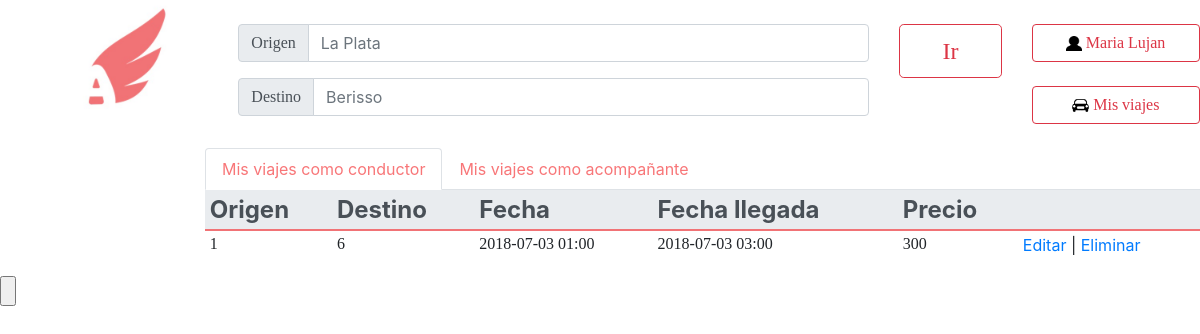
Before: /MisViajes.php (signed in) with the older database file.
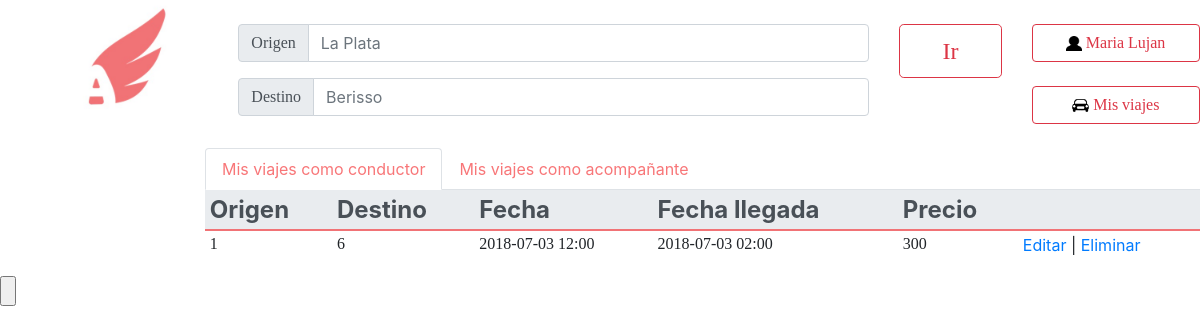
After: the same page with the newer database file.
### tables this page shows
CREATE TABLE IF NOT EXISTS `viajes` (
  `IDviaje` int(11) NOT NULL AUTO_INCREMENT,
  `fecha` date NOT NULL,
  `hora` time NOT NULL,
  `IDvehiculo` int(50) NOT NULL,
  `IDconductor` int(50) NOT NULL,
  `llegada` datetime NOT NULL,
  `IDOrigen` int(11) NOT NULL,
  `IDDestino` int(11) NOT NULL,
  `Precio` int(30) NOT NULL,
  PRIMARY KEY (`IDviaje`)
);

### MisViajes.php (the view, shortened to what this page needs)
<html lang="en">
  <head>
    <link rel="stylesheet" href="css/bootstrap.min.css">
  </head>
  <body>
            <?php
            $link=conectarABase();
            $id=$_SESSION['id'];
            $resultado = mysqli_query($link, "SELECT * FROM viajes where IDconductor=$id");
  	?>
        <header>
            <nav>
		 <ul>
                    <div class="row" position="fixed">
                        <div class="col-2">
                                <a href="PaginaPrincipal.php">
                                <img href="PaginaPrincipal.php" src="Logo.jpg" alt="Imagen no disponible"  class="rounded mx-auto d-block" height="120x120">
                                </a>
                        </div>
                        <div class="col-8">
                            <div class="row" position="fixed">
                                <div class="col-10">
                                    <br>
                                    <div class="input-group input-group-prepend mb-3">
                                        <div class="input-group-prepend">
                                            <span class="input-group-text" id="basic-addon1"><font size="3" face="Univers-Light-Normal">Origen</font></span>
                                        </div>
                                      <input type="text" face="Univers-Light-Normal" class="form-control" placeholder="La Plata" aria-label="La Plata" aria-describedby="basic-addon1">
                                    </div>
                                    <div class="input-group input-group-prepend mb-3">
                                        <div class="input-group-prepend">
                                            <span class="input-group-text" id="basic-addon1"><font size="3" face="Univers-Light-Normal">Destino</font></span>
                                        </div>
                                    <input type="text" class="form-control" face="Univers-Light-Normal" placeholder="Berisso" aria-label="Berisso" aria-describedby="basic-addon1">
                                    </div>
                                </div>
                                <div class="col-2">
                                    <br>
                                    <button class="btn btn-outline-danger btn-lg btn-block btn-lg"><font size="5" face="Univers-Light-Normal">Ir</font></button><br>
                                </div>
                            </div>
                        </div>
                        <div class="col-2">
                            <br>
                            <a href="MiCuenta.php" class="btn btn-outline-danger btn-block"><img src="Imagenes/Usuario.png" height="15x15"><font size="3" face="Univers-Light-Normal">     <?php echo $_SESSION['nombre']; ?></font></a><br>
                            <a href="MisViajes.php" class="btn btn-outline-danger btn-block"><img src="Imagenes/MisViajes.png" height="17x17"><font size="3" face="Univers-Light-Normal">     Mis viajes</font></a>
                        </div>
                    </div>
                 </ul>
            </nav>
        </header>
		<div class="row" position="fixed">
			<div class="col-2">
			</div>
			<div class="col-10">
				<nav>
				  <div class="nav nav-tabs" id="nav-tab" role="tablist">
				    <a class="nav-item nav-link active" id="nav-home-tab" data-toggle="tab" href="#nav-home" role="tab" aria-controls="nav-home" aria-selected="true"><font color="#f87678">Mis viajes como conductor</font></a>
				    <a class="nav-item nav-link" id="nav-profile-tab" data-toggle="tab" href="#nav-vehiculo" role="tab" aria-controls="nav-profile" aria-selected="false"><font color="#f87678">Mis viajes como acompañante</font></a>
				  </div>
				</nav>
				<div class="tab-content" id="nav-tabContent">
				  <div class="tab-pane fade show active" id="nav-home" role="tabpanel" aria-labelledby="nav-home-tab">
                                      <table class="table table-sm table-borderless">
                                                 <thead class='thead-light'>
                                                 <tr style='border-bottom: 2px solid #f17376'>
                                                   <th scope="color"><font size='5'>Origen</font></th>
                                                   <th scope="col"><font size='5'>Destino</font></th>
                                                   <th scope="col"><font size='5'>Fecha</font></th>
                                                   <th scope="col"><font size='5'>Fecha llegada</font></th>
                                                   <th scope="col"><font size='5'>Precio</font></th>
                                                   <th scope='col'></th>
                                                 </tr>
                                               </thead>
                                               <tbody>
                                                 <?php while($row = $resultado->fetch_array(MYSQLI_NUM)) {
                                                 ?>
                                                   <tr style='margin-top: 30px'>
                                                   <td><font face='georgia'><?php echo $row[6]; ?></font></td>
                                                   <td><font face='georgia'><?php echo $row[7]; ?></font></td>
                                                   <td><font face='georgia'><?php $createDate = new DateTime("$row[1] . $row[2]"); echo $createDate ->format('Y-m-d h:i');?></font></td>
                                                   <td><font face='georgia'><?php $createDate2 = new DateTime($row[5]);echo $createDate2->format('Y-m-d h:i'); ?></font></td>
                                                   <td><font face='georgia'><?php echo $row[8]; ?></font></td>
                                                   <td><a href='<?php echo "editarViaje.php?id=$id"; ?>'>Editar</a><span> | </span>
                                                       <a onclick="return confirm('¿Estás seguro?');" href='<?php echo "eliminarViaje.php?id=$id"; ?>'>Eliminar</a></td>
                                                 </tr>
                                                 <?php
                                                 }?>
                                               </tbody>
                                             </table>
                                  </div>
                                </div>
                       </div>
                </div>
        	<input type="submit" value="" />
    	</body>
    </html>

Changed rows visible on the page:
removed viajes: IDOrigen "1", IDDestino "6", fecha+hora "2018-07-03 01:00", llegada "2018-07-03 03:00", Precio "300"
added viajes: IDOrigen "1", IDDestino "6", fecha+hora "2018-07-03 12:00", llegada "2018-07-03 02:00", Precio "300"
